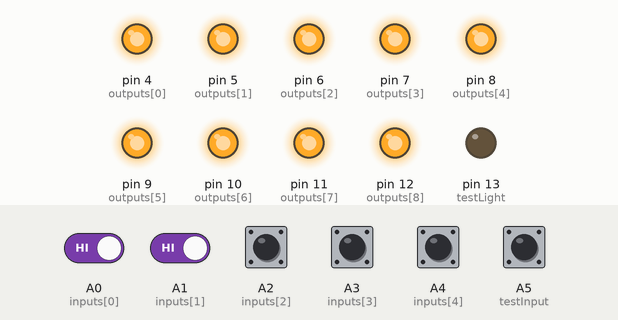
Recording of a sketch running on a simulated Arduino Uno, built with avr-gcc and run on an emulated ATmega328P. Parts: output pins drawn as LEDs (lit = HIGH). The inputs (shaded band) are chosen by the test bench; at power-on: A0 (inputs[0]), A1 (inputs[1]), A2 (inputs[2]), A3 (inputs[3]), A4 (inputs[4]), A5 (testInput) HIGH.

Above: at 1.2 s.
1.3 s: A5 (testInput) pulled LOW for 0.15 s
At 2.1 s:
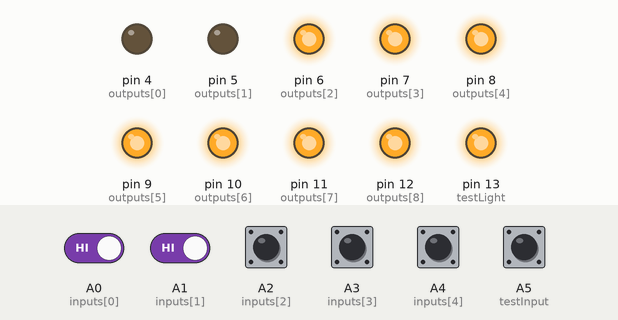
4.4 s: A0 (inputs[0]) driven LOW and A1 (inputs[1]) driven LOW
At 7.1 s:
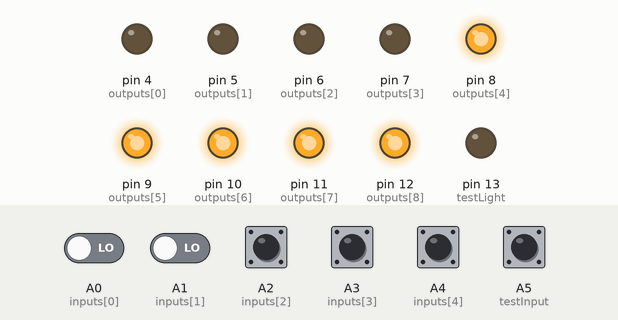
7.4 s: A0 (inputs[0]) driven HIGH
At 8.2 s:
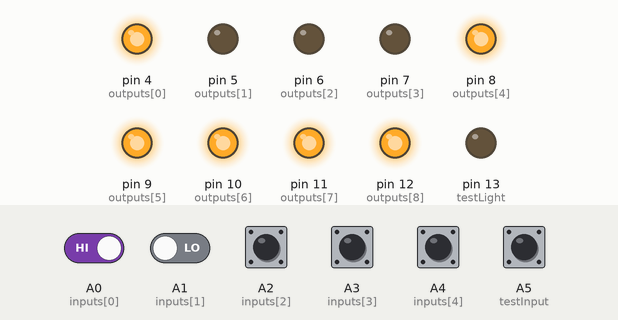
9.3 s: A2 (inputs[2]) pulled LOW for 0.15 s
At 9.8 s:
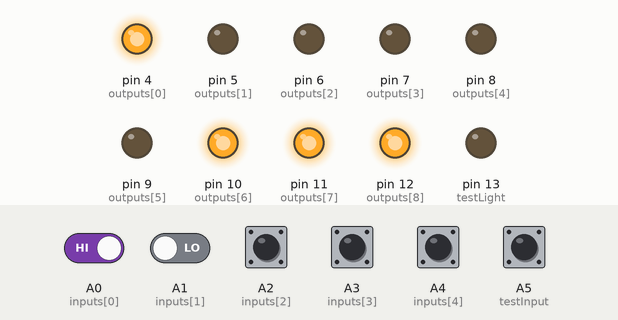
11.4 s: A3 (inputs[3]) pulled LOW for 0.15 s
At 11.9 s:
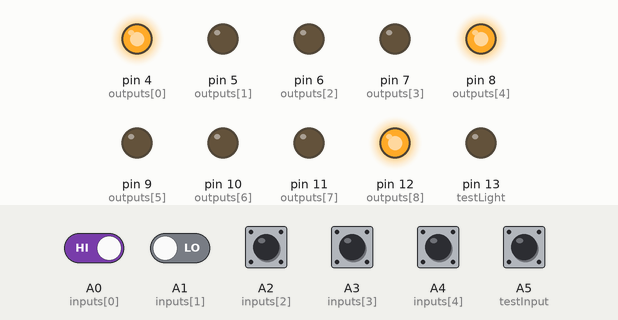
13.5 s: A4 (inputs[4]) pulled LOW for 0.15 s
At 13.8 s:
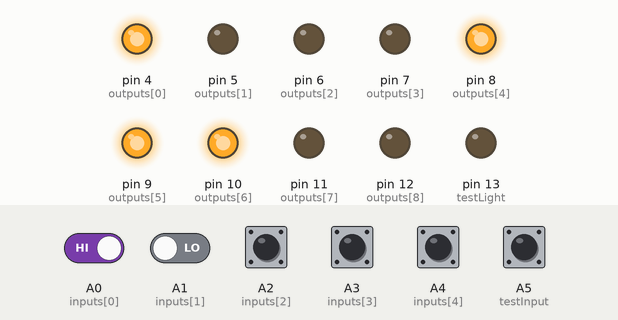
Timing chart, 0 to 16.5 s (numbered marks = the images above; inputs shaded):
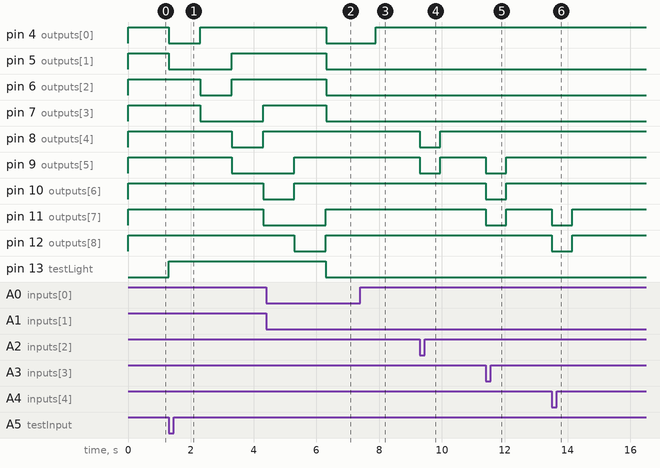

Measured:
- after the input at 1.3 s, pin 4 (outputs[0]): HIGH → LOW at once, → HIGH 1.0 s later; pin 5 (outputs[1]): HIGH → LOW at once, → HIGH 2.0 s later; pin 6 (outputs[2]): HIGH → LOW after 1.0 s, → HIGH 1.0 s later; pin 7 (outputs[3]): HIGH → LOW after 1.0 s, → HIGH 2.0 s later; pin 8 (outputs[4]): HIGH → LOW after 2.0 s, → HIGH 1.0 s later
- after the input at 4.4 s, pin 4 (outputs[0]), pin 5 (outputs[1]), pin 6 (outputs[2]), pin 7 (outputs[3]): HIGH → LOW after 1.9 s
- after the input at 7.4 s, pin 4 (outputs[0]): LOW → HIGH after 0.50 s
- after the input at 9.3 s, pin 8 (outputs[4]), pin 9 (outputs[5]): HIGH → LOW at once, → HIGH 0.65 s later
- after the input at 11.4 s, pin 9 (outputs[5]), pin 10 (outputs[6]), pin 11 (outputs[7]): HIGH → LOW at once, → HIGH 0.65 s later
- after the input at 13.5 s, pin 11 (outputs[7]), pin 12 (outputs[8]): HIGH → LOW at once, → HIGH 0.65 s later

The sketch:

band_steps.ino
```cpp
int inputs[5] = {A0,A1,A2,A3,A4};
int testInput = A5;
//int outputs[9] = {12, 11, 10,9,8,7,6,5,4}; //Reversed for easy ribbon cable
int outputs[9] = {4,5,6,7,8,9,10,11,12};
int testLight = 13;

int steps[5][3] = {
  { 0, 0, 1},
  { 1, 2, 3},
  { 3, 4, 5},
  { 5, 6, 7},
  { 7, 8, 8}
};

bool stepState[5] = {false, false, false, false, false};
bool lightState[9];
unsigned long lastDebounceTime[5] = {0,0,0,0,0};  // the last time the output pin was toggled
unsigned long debounceDelay = 500;    // the debounce time; increase if the output flickers

void setup() {

  for (int i = 0; i < 5; i++) {
    pinMode(inputs[i], INPUT_PULLUP);
  }

  pinMode(testInput, INPUT_PULLUP);

  for (int i = 0; i < 9; i++) {
    pinMode(outputs[i], OUTPUT);
  }
  pinMode(testLight, OUTPUT);
  clearSteps();
}

void loop() {
  //*//Running
  checkSteps();
  clearSteps();
  for (int i = 0; i < 5; i++) {
    if (stepState[i]) {
      if (millis() - lastDebounceTime[i] > debounceDelay) {
        stepState[i] = false;
      } else {
        lightStep(i);
      }
    }
  }
  triggerLights();
  delay(10); //Add to keep lights triggering
  //*/
}

void testLights() {
  digitalWrite(testLight, HIGH);
  for (int i = 0; i < 5; i++) {
    clearSteps();
    lightStep(i);
    triggerLights();
    delay(1000);
  }

  digitalWrite(testLight, LOW);
  clearSteps();
  triggerLights();
}

void checkSteps() {
  for (int i = 0; i < 5; i++) {
    if (digitalRead(inputs[i]) == LOW) {
      stepState[i] = true;
      lastDebounceTime[i] = millis();
    }
  }

  if (digitalRead(testInput) == LOW) {
    testLights();
  }
}

void clearSteps() {
  for (int i = 0; i < 9; i++) {
    lightState[i] = HIGH;
  }
}

void lightStep(int step) {

  for (int i = 0; i < 3; i++) {
    lightState[steps[step][i]] = LOW;
  }
}

void triggerLights() {

  for (int i = 0; i < 9; i++) {
    digitalWrite(outputs[i], lightState[i]);
  }
}
```
